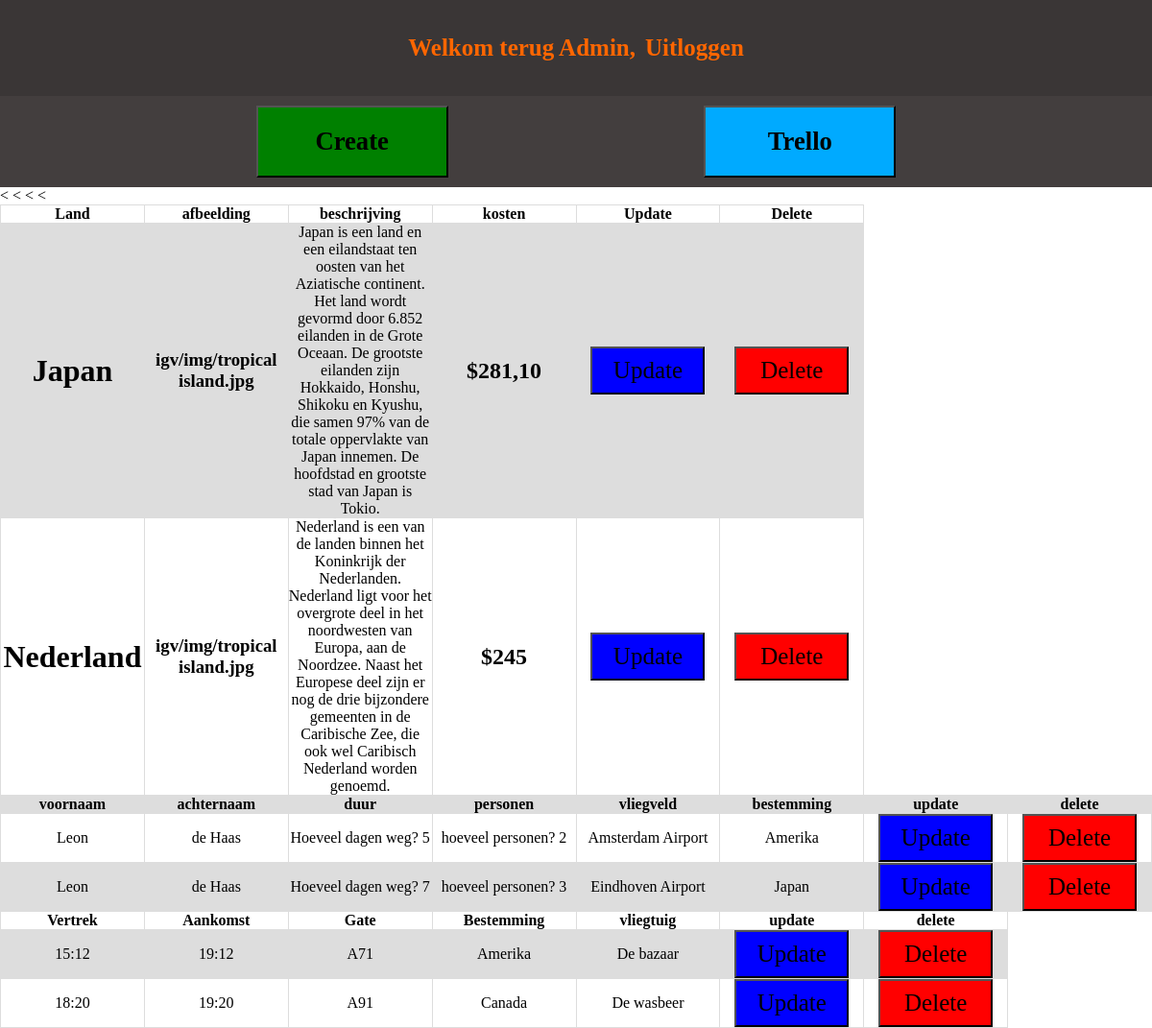
Page /BackEnd/backend.php on the committed database.
### tables this page shows
CREATE TABLE `bestemmingen` (
  `ID` int(11) NOT NULL,
  `afbeelding` text NOT NULL,
  `land` varchar(100) NOT NULL,
  `beschrijving` text NOT NULL,
  `kosten` varchar(100) NOT NULL
);

CREATE TABLE `reizen` (
  `ID` int(11) NOT NULL,
  `voornaam` varchar(255) NOT NULL,
  `achternaam` varchar(255) NOT NULL,
  `duur` int(11) NOT NULL,
  `personen` int(30) NOT NULL,
  `vliegveld` varchar(255) NOT NULL,
  `bestemming` varchar(255) NOT NULL,
  `geboekt` tinyint(1) NOT NULL
);

CREATE TABLE `schemareizen` (
  `ID` int(11) NOT NULL,
  `vertrek` varchar(100) NOT NULL,
  `aankomst` varchar(100) NOT NULL,
  `gate` varchar(100) NOT NULL,
  `bestemming` varchar(100) NOT NULL,
  `vliegtuig` varchar(100) NOT NULL
);

### BackEnd/backend.php (the view, shortened to what this page needs)
<!DOCTYPE html>
<html lang="en">
<head>
    <link rel="stylesheet" href="../css/backend.css" />
</head>
<header>
    <div class="header">
        <h3>Welkom terug Admin,</h3>
        <a class="pg" href="../inloggen.php"><h3 class="logout">Uitloggen</h3></a>
    </div>
</header>
<body>
    <div class="hidden"></div>
    <div class="crud">
        <a href="createform.php"><button class="create"><h1>Create</h1></button></a>
           <a href="https://trello.com/b/pLMXKTJs/crudproject"><button class="trello"><h1>Trello</h1></button></a>
    </div>
   <div class="container">
     <div class="bestemming">
            <table>
                <tr>
                    <th>Land</th>
                    <th>afbeelding</th>
                    <th>beschrijving</th>
                    <th>kosten</th>
                    <th>Update</th>
                    <th>Delete</th>
                </tr>
                <?php
                        include_once('../Includes/connecter.php');
                        $query = "SELECT id, land, afbeelding, beschrijving, kosten FROM bestemmingen ";
                        $stmt = $connect->prepare($query);
                        $stmt->execute();
                        $result = $stmt->fetchAll();
                        foreach($result as $product) {
                ?>
                <tr>
                    <td><h1><?php echo $product['land'];?></h1></td>
                    <td><h3><?php echo $product['afbeelding'];?></h3></td>
                    <td><p><?php echo $product['beschrijving'];?></p></td>
                    <td><h2>$<?php echo $product['kosten'];?></h2></td>
                    <td><a href="updateform.php?id=<?php echo $product['id'];?>">
                    <button class="update">Update</button></a><td>
                    <form method="POST" action="remove.php">
                    <input type="submit" name="verwijderen" value="Delete" class="delete">
                    </form>
                </tr>
   <?php
        }
?>
                <tr>
                    <th>voornaam</th>
                    <th>achternaam</th>
                    <th>duur</th>
                    <th>personen</th>
                    <th>vliegveld</th>
                    <th>bestemming</th>
                    <th>update</th>
                    <th>delete</th>
                </tr>
                  <?php
                        include_once('../Includes/connecter.php');
                        $query = "SELECT id, voornaam, achternaam, duur, personen, vliegveld, bestemming FROM reizen";
                        $stmt = $connect->prepare($query);
                        $stmt->execute();
                        $result = $stmt->fetchAll();
                        foreach($result as $product) {
                ?>
                <tr>
                    <td><?php echo $product['voornaam'];?></td>
                    <td><?php echo $product['achternaam'];?></td>
                    <td>Hoeveel dagen weg? <?php echo $product['duur'];?></td>
                    <td>hoeveel personen? <?php echo $product['personen'];?></td>
                    <td><?php echo $product['vliegveld'];?></td><
                    <td><?php echo $product['bestemming'];?></td>
                    <td><a href="updateform.php?id=<?php echo $product['id'];?>">
                    <button class="update">Update</button></a><td>
                    <form method="POST" action="remove1.php">
                    <input type="submit" name="verwijderen" value="Delete" class="delete">
                    </form>
                </tr>
   <?php
        }
?>
                <tr>
                    <th>Vertrek</th>
                    <th>Aankomst</th>
                    <th>Gate</th>
                    <th>Bestemming</th>
                    <th>vliegtuig</th>
                    <th>update</th>
                    <th>delete</th>
                </tr>
                  <?php
                        include_once('../Includes/connecter.php');
                        $query = "SELECT id, vertrek, aankomst, gate, bestemming, vliegtuig FROM schemareizen ";
                        $stmt = $connect->prepare($query);
                        $stmt->execute();
                        $result = $stmt->fetchAll();
                        foreach($result as $product) {
                ?>
                <tr>
                    <td><?php echo $product['vertrek'];?></td>
                    <td><?php echo $product['aankomst'];?></td>
                    <td><?php echo $product['gate'];?></td>
                    <td><?php echo $product['bestemming'];?></td>
                    <td><?php echo $product['vliegtuig'];?></td><
                    <td><a href="update.php?id=<?php echo $product['id'];?>">
                    <button class="update">Update</button></a><td>
                     <form method="POST" action="remove2.php">
                    <input type="submit" name="verwijderen" value="Delete" class="delete">
                    </form>
                </tr>
        <?php
    }
?>
            </table>
        </div>
   </div>
</body>
</html>

### css/backend.css (style rules this page uses)
* { margin: 0; padding: 0; box-sizing: border-box; font-family: "Kanit", sans-serif; font-family: "Macondo", cursive; }
.header { width: 100%; height: 100px; background-color: rgb(58, 54, 54); display: flex; flex-wrap: wrap; justify-content: center; position: absolute; z-index: 10; align-items: center; }
.crud { width: 100%; height: auto; background-color: rgb(67, 62, 62); justify-content: space-evenly; display: flex; flex-wrap: wrap; }
.create { background-color: green; width: 200px; height: 75px; margin-top: 10px; }
.update { background-color: blue; width: 80%; height: 50px; font-size: 25px; }
.delete { background-color: red; width: 80%; height: 50px; font-size: 25px; }
.trello { background-color: rgb(0, 170, 255); width: 200px; height: 75px; margin-top: 10px; margin-bottom: 10px; }
.logout { margin-left: 10px; font-size: 30px; color: #f1f1f1; }
.pg { transition: 55ms; font-size: 25px; text-decoration: none; }
.header h3 { color: #ff6600; font-size: 25px; }
.container { justify-content: space-around; display: flex; flex-wrap: wrap; width: 100%; height: auto; }
.bestemming { width: 100%; height: auto; }
.container input { font-size: 25px; }
.hidden { width: 100%; height: 100px; }
table { font-family: arial, sans-serif; border-collapse: collapse; vertical-align: inherit; table-layout: fixed; width: 100%; }
td, th { border: 1px solid #dddddd; text-align: center; word-wrap: break-word; }
tr:nth-child(even) { background-color: #dddddd; }

### rows in the picture
bestemmingen: land "Japan", afbeelding "igv/img/tropical island.jpg", beschrijving "Japan is een land en een eilandstaat ten oosten van het Aziatische continent. Het land wordt gevormd door 6.852 eilanden in de Grote Oceaan. De grootste eilanden zijn Hokkaido, Honshu, Shikoku en Kyushu, die samen 97% van de totale oppervlakte van Japan innemen. De hoofdstad en grootste stad van Japan is Tokio.", kosten "281,10"
bestemmingen: land "Nederland", afbeelding "igv/img/tropical island.jpg", beschrijving "Nederland is een van de landen binnen het Koninkrijk der Nederlanden. Nederland ligt voor het overgrote deel in het noordwesten van Europa, aan de Noordzee. Naast het Europese deel zijn er nog de drie bijzondere gemeenten in de Caribische Zee, die ook wel Caribisch Nederland worden genoemd.", kosten "245"
reizen: voornaam "Leon", achternaam "de Haas", duur "5", personen "2", vliegveld "Amsterdam Airport", bestemming "Amerika"
reizen: voornaam "Leon", achternaam "de Haas", duur "7", personen "3", vliegveld "Eindhoven Airport", bestemming "Japan"
schemareizen: vertrek "15:12", aankomst "19:12", gate "A71", bestemming "Amerika", vliegtuig "De bazaar"
schemareizen: vertrek "18:20", aankomst "19:20", gate "A91", bestemming "Canada", vliegtuig "De wasbeer"
